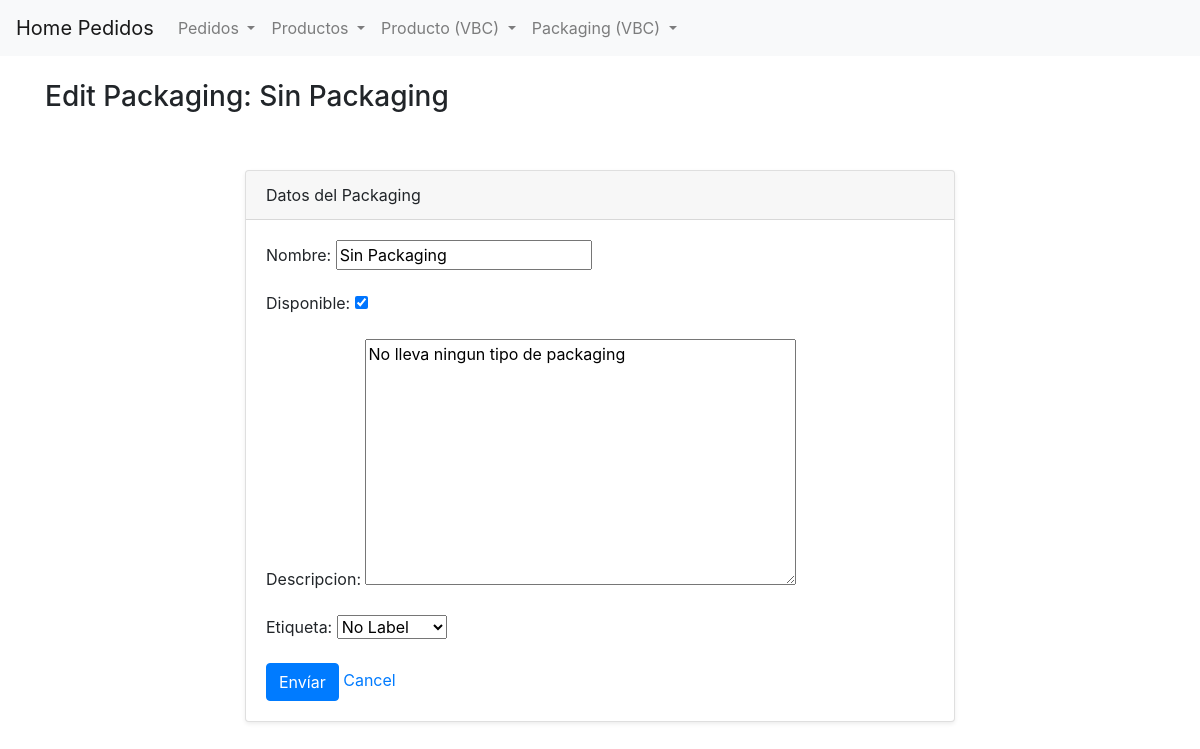
Page /pedidos/packaging/vbc/1/update/ on the committed database.
### pedidos/models.py (models this page shows, shortened)
class Packaging(models.Model):
    class Etiqueta(models.TextChoices):
        LIBRE_DE_GLUTEN = 'Gluten Free' , 'Gluten Free'
        VEGANO = 'Vegan' , 'Vegan'
        CONTIENE_TRIGO = 'With Wheat' , 'With Wheat'
        LIBRE_DE_AZUCAR = 'Sugar Free' , 'Sugar Free'
        SIN_ETIQUETA = 'No Label' , 'No Label'
    nombre = models.CharField(max_length=100)
    disponible = models.BooleanField(default=True)
    descripcion = models.TextField(blank=True, null=True)
    etiqueta = models.CharField(
            max_length=20,
            choices=Etiqueta.choices,
            default=Etiqueta.SIN_ETIQUETA,
    )
    descripcion = models.TextField(blank=True, null=True)

### pedidos/views.py (the view)
# urls.py: path("packaging/vbc/<int:pk>/update/", PackagingUpdateView.as_view(), name="vbc_packaging_update"),
class PackagingUpdateView(UpdateView):
    model = Packaging
    template_name = "pedidos/vbc/form-create-packaging.html"
    fields = ["nombre", "disponible", "descripcion", "etiqueta"]
    context_object_name = "form"
    success_url = reverse_lazy("vbc_packaging_list")

### pedidos/templates/pedidos/vbc/form-create-packaging.html (shortened to what this page needs)
{% extends 'pedidos/base.html' %}
{% block content %}
<h3>{% if object %}Edit Packaging: {{ object.nombre }}{% else %}Nuevo Packaging{% endif %}</h3>
    <section class="py-5">
        <div class="container">
            <div class="row">
                <div class="col-lg-8 mx-auto">
                    <div class="card shadow-sm">
                        <div class="card-header">
                            Datos del Packaging
                        </div>
                        <div class="card-body">
                            <form method="post">
                                {{ form.as_p }}
                                <button type="submit" class="btn btn-primary">Envíar</button>
                                <a href="{% url 'vbc_packaging_list' %}">Cancel</a>
                            </form>
                        </div>
                    </div>
                </div>
            </div>
        </div>
    </section>
{% endblock %}

### rows in the picture
Packaging: nombre "Sin Packaging", disponible "☑", descripcion "No lleva ningun tipo de packaging"
